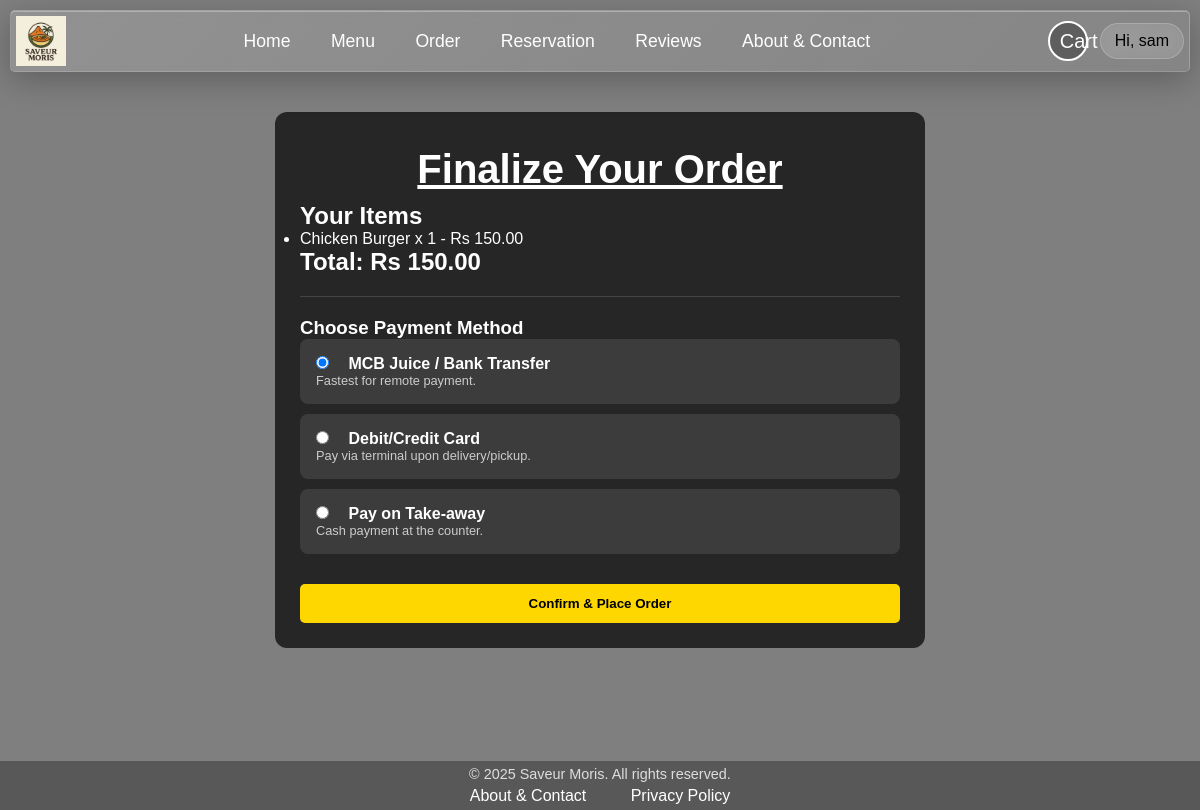
/checkout/ (signed in), run on an earlier commit of the app's database.
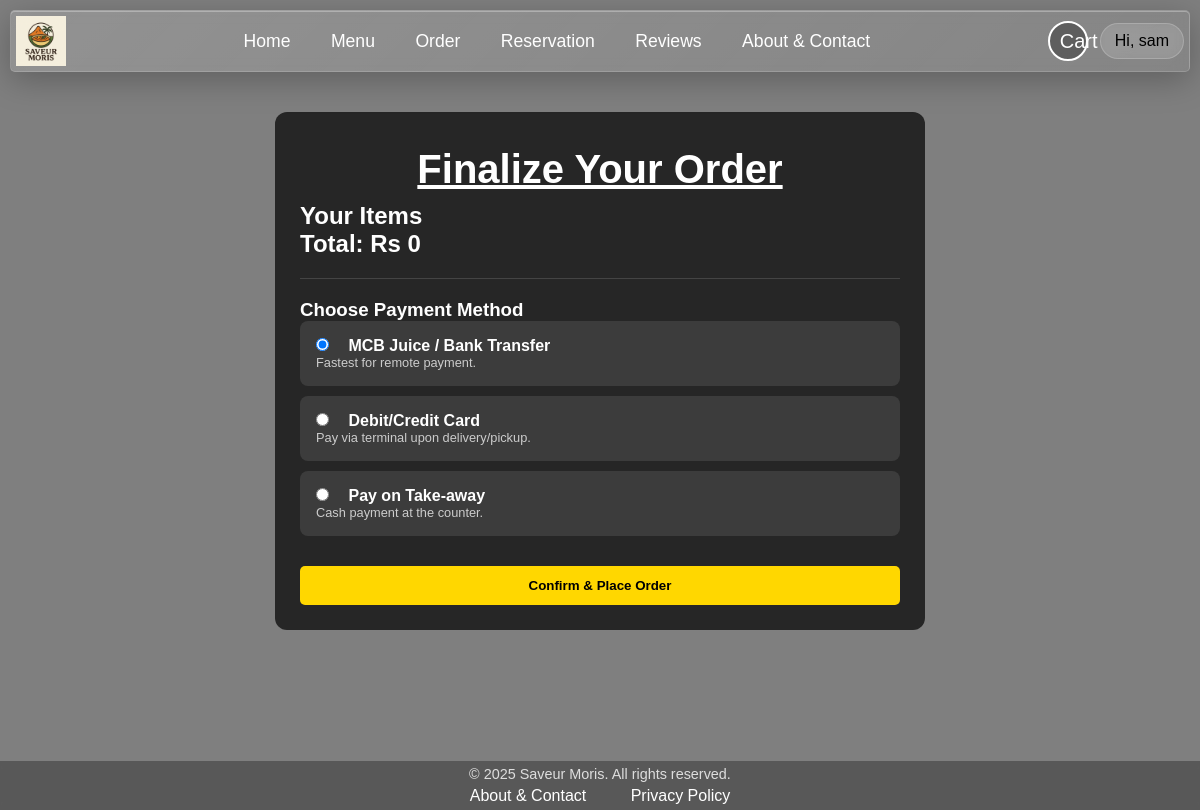
And on a later commit of the database.
### web_app/models.py (models this page shows, shortened)
class Cart(models.Model):
    user = models.ForeignKey(
        settings.AUTH_USER_MODEL,
        on_delete=models.CASCADE,
        related_name="cart_items",
    )
    menu = models.ForeignKey(
        Menu,
        on_delete=models.CASCADE,
        related_name="cart_items",
    )
    quantity = models.PositiveIntegerField(default=1)
    added_at = models.DateTimeField(auto_now_add=True)
    class Meta:
        constraints = [
            models.UniqueConstraint(
                fields=["user", "menu"],
                name="unique_cart_item_per_user_menu",
            )
        ]
        ordering = ["-added_at"]
    @property
    def line_total(self):
        return self.menu.price * self.quantity

class Menu(models.Model):
    name = models.CharField(max_length=150)
    price = models.DecimalField(max_digits=8, decimal_places=2)
    description = models.TextField()
    detail_description = models.TextField(blank=True)
    image = models.ImageField(upload_to="menu_images/")
    category = models.CharField(max_length=100, blank=True)
    available = models.BooleanField(default=True)
    class Meta:
        ordering = ["name"]

### web_app/views.py (the view)
# urls.py: path('checkout/', views.checkout, name='checkout'),
@login_required
def checkout(request):
    items = Cart.objects.filter(user=request.user).select_related("menu")
    total = cart_total_for_user(request.user)
    return render(
        request,
        "web_app/main_page/checkout.html",
        {
            "items": items,
            "total": total,
        },
    )

### web_app/views.py (called while the page is built)
def cart_total_for_user(user):
    return sum(item.line_total for item in Cart.objects.filter(user=user).select_related("menu"))

### web_app/templates/web_app/main_page/checkout.html (shortened to what this page needs)
{% extends 'web_app/main_page/base.html' %}
{% load static %}
{% block extra_css %}
<link rel="stylesheet" href="{% static 'web_app/css/order.css' %}">
{% endblock %}
{% block content %}
<div class="checkout-box">
    <h1>Finalize Your Order</h1>
    <h2>Your Items</h2>
    <ul>
        {% for item in items %}
        <li>{{ item.menu.name }} x {{ item.quantity }} - Rs {{ item.line_total }}</li>
        {% endfor %}
    </ul>
    <h2>Total: Rs {{ total }}</h2>
    <div class="payment-section">
        <h3>Choose Payment Method</h3>
        <label class="payment-option">
            <input type="radio" name="payment_method" value="juice" checked>
            <strong>MCB Juice / Bank Transfer</strong>
            <p style="font-size: 0.8em; color: #ccc;">Fastest for remote payment.</p>
        </label>
        <label class="payment-option">
            <input type="radio" name="payment_method" value="card">
            <strong>Debit/Credit Card</strong>
            <p style="font-size: 0.8em; color: #ccc;">Pay via terminal upon delivery/pickup.</p>
        </label>
        <label class="payment-option">
            <input type="radio" name="payment_method" value="cash">
            <strong>Pay on Take-away</strong>
            <p style="font-size: 0.8em; color: #ccc;">Cash payment at the counter.</p>
        </label>
    </div>
    <button class="primary action-btn" id="confirmOrderBtn">
        Confirm & Place Order
    </button>
</div>
{% endblock %}

### web_app/templates/web_app/main_page/base.html (shortened to what this page needs)
{% load static %}
<!DOCTYPE html>
<html lang="en">
<head>
    {% block extra_css %}
    {% endblock %}
</head>
<body>
    {% include 'web_app/components/navbar.html' %}
    {% block content %}{% endblock %}
    {% include 'web_app/components/footer.html' %}
</body>
</html>

### web_app/templates/web_app/components/navbar.html (shortened to what this page needs)
{% load static %}
<link rel="stylesheet" href="{% static 'web_app/css/navbar.css' %}">
<header>
    <nav class="navbar">
        <div class="logo">
            <a href="/">Saveur Moris</a>
        </div>
        <div class="mainNav">
            <ul>
                <li><a href="/">Home</a></li>
                <li><a href="/menu/">Menu</a></li>
                <li><a href="/order/">Order</a></li>
                <li><a href="/reservation/">Reservation</a></li>
                <li><a href="/reviews/">Reviews</a></li>
                <li><a href="/about-contact/">About & Contact</a></li>
            </ul>
        </div>
        <div class="login-container">
            <div class="cart-wrapper">
                <button id="cart-toggle" class="cart-nav-btn">Cart</button>
            </div>
            {% if user.is_authenticated %}
            <div class="user-dropdown">
                <span class="username">Hi, {{ user.username }}</span>
            </div>
            {% else %}
            <a href="/login/" class="login-link">Log In</a>
            {% endif %}
        </div>
    </nav>
</header>

### web_app/templates/web_app/components/footer.html
{% load static %}
<link rel="stylesheet" href="{% static 'web_app/css/footer.css' %}">
<footer id="footer">
    <p>&copy; 2025 Saveur Moris. All rights reserved.</p>
    <ul>
        <li><a href="{% url 'about_contact' %}">About & Contact</a></li>
        <li><a href="{% url 'privacy_policy' %}">Privacy Policy</a></li>
    </ul>
</footer>

### web_app/static/web_app/css/order.css (style rules this page uses)
h1 { justify-content: center; font-size: 2.5rem; text-align: center; margin: 10px; color: #ffffff; text-decoration: underline; }
.cart-nav-btn { background: transparent; border: 2px solid white; color: white; padding: 6px 10px; border-radius: 8px; cursor: pointer; font-size: 1.2rem; transition: .2s; }
.action-btn { width: 100%; padding: 10px; border-radius: 8px; border: none; cursor: pointer; margin-top: 8px; font-weight: bold; }
.primary { background: #FFD700; color: black; }

### web_app/static/web_app/css/navbar.css (style rules this page uses)
.navbar { font-family: 'Gill Sans', 'Gill Sans MT', Calibri, 'Trebuchet MS', sans-serif; display: flex; align-items: center; justify-content: space-between; position: sticky; top: 0; margin: 10px; padding: 5px; border-radius: 5px; background: linear-gradient(135deg, rgba(255, 255, 255, 0.15), rgba(255, 255, 255, 0.05)); backdrop-filter: blur(8px) saturate(160%); -webkit-backdrop-filter: blur(10px) saturate(160%); border: 1px solid rgba(255, 255, 255, 0.15); box-shadow: 0 8px 32px rgba(0, 0, 0, 0.25), inset 0 1px 0 rgba(255, 255, 255, 0.3); z-index: 1000; }
.logo a { color: white; font-size: 0; font-weight: 600; text-decoration: none; display: block; background-image: url("../images/logo.png"); background-size: contain; background-repeat: no-repeat; background-position: center; width: 50px; height: 50px; }
.mainNav li { list-style: none; display: inline-block; }
.mainNav { flex-grow: 1; text-align: center; }
.mainNav a { color: white; font-size: 1.1em; text-decoration: none; padding: 0px 10px; margin: 0 8px; display: inline-block; transition: background-color 500ms, padding 500ms, border-radius 500ms; border-radius: 25px; }
.login-container { display: flex; align-items: center; gap: 12px; }
.user-dropdown { position: relative; display: inline-block; }
.username { color: rgb(0, 0, 0); background: rgba(255, 255, 255, 0.1); padding: 8px 14px; border-radius: 20px; border: 1px solid rgba(255, 255, 255, 0.2); backdrop-filter: blur(6px); cursor: pointer; display: inline-flex; align-items: center; gap: 6px; transition: 0.25s; }
.cart-wrapper { position: relative; }
.cart-nav-btn { font-size: 20px; color: white; background: rgba(0, 0, 0, 0.3); width: 40px; height: 40px; border-radius: 50%; cursor: pointer; transition: 250ms; }

### web_app/static/web_app/css/footer.css (style rules this page uses)
#footer { background-color: rgba(0, 0, 0, 0.3); backdrop-filter: blur(3px); color: white; text-align: center; font-family: 'Gill Sans', 'Gill Sans MT', Calibri, 'Trebuchet MS', sans-serif; position: fixed; bottom: 0; width: 100%; z-index: 1000; }
#footer p { margin: 5px; font-size: 0.9em; color: #ddd; }
#footer ul { margin: 5px; padding: 0; list-style: none; }
#footer li { display: inline; }
#footer a { color: white; text-decoration: none; margin: 20px; }

### web_app/templates/web_app/main_page/base.html (style rules this page uses)
* { text-decoration: none; margin: 0px; padding: 0px; }
body { min-height: 100vh; margin: 0; overflow: auto; font-family: Verdana, Geneva, Tahoma, sans-serif; color: white; }

### web_app/templates/web_app/main_page/checkout.html (style rules this page uses)
* { margin: 0; padding: 0; }
body { background-color: rgba(0, 0, 0, 0.5); }
.checkout-box { max-width: 600px; margin: 40px auto; background: rgba(0, 0, 0, 0.7); padding: 25px; border-radius: 12px; color: white; }
.payment-section { margin-top: 20px; border-top: 1px solid #444; padding-top: 20px; }
.payment-option { background: rgba(255, 255, 255, 0.1); padding: 15px; margin-bottom: 10px; border-radius: 8px; cursor: pointer; display: block; border: 1px solid transparent; }
.payment-option input { margin-right: 15px; }
.action-btn { background-color: #FFD700; color: black; border: none; padding: 12px 25px; border-radius: 5px; cursor: pointer; width: 100%; font-weight: bold; margin-top: 20px; }

What changed in the data, as far as the page shows it:
removed Cart: menu.name "Chicken Burger", quantity "1", line_total "150.00"
Also different on the page:
{{ total }}: "150.00" → "0"
